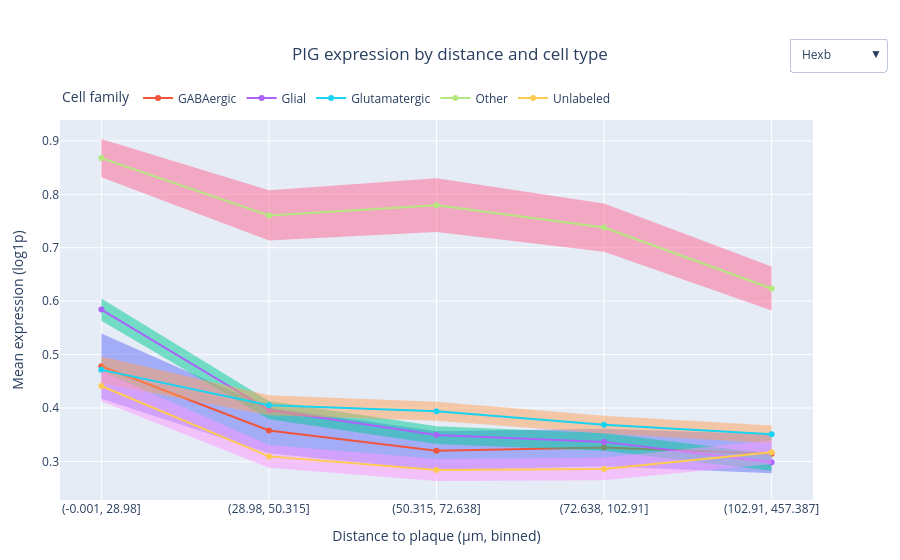

The notebook cell this image was saved under:
### Markdown cell above
<a id="rq3_viz"></a>
#### 5.c.iv. Visualization of PIG expression by cell type and distance bin

##### Mathematical formulation
- For each gene g, broad type t, and distance bin b, let the set of cells be $I_{g,t,b}$ with size $n_{g,t,b}$ and log1p-normalized expression values $\{x_{ig}\}_{i\in I_{g,t,b}}$.
- The per-bin mean and standard error of the mean (SEM) are
  $$
  \bar x_{g,t,b} \,=\, \frac{1}{n_{g,t,b}}\sum_{i\in I_{g,t,b}} x_{ig},\qquad
  \mathrm{SEM}_{g,t,b} \,=\, \frac{s_{g,t,b}}{\sqrt{n_{g,t,b}}},\quad
  s_{g,t,b}^2 \,=\, \frac{1}{n_{g,t,b}-1}\sum_{i\in I_{g,t,b}} (x_{ig}-\bar x_{g,t,b})^2.
  $$
- The plotted confidence band uses a normal approximation (large n) to draw an approximate 95% CI as
  $$
  \bar x_{g,t,b} \,\pm\, 1.96\,\mathrm{SEM}_{g,t,b}.
  $$

##### Results and discussion
- Looking at the interactive plot in the following cell, we can confirm that glial-type cells exhibit a higher transcript count of Apoe compared to unlabeled cells.
- Further, GABAergic and Glutamatergic neurons show a much lower expression of Apoe in comparison.
- Further, the difference in expression remains significant even after accounting for the 95% confidence interval.

### Code cell
interactive_comp_pig_regression(agg, PIG_GENES, bin_order)
